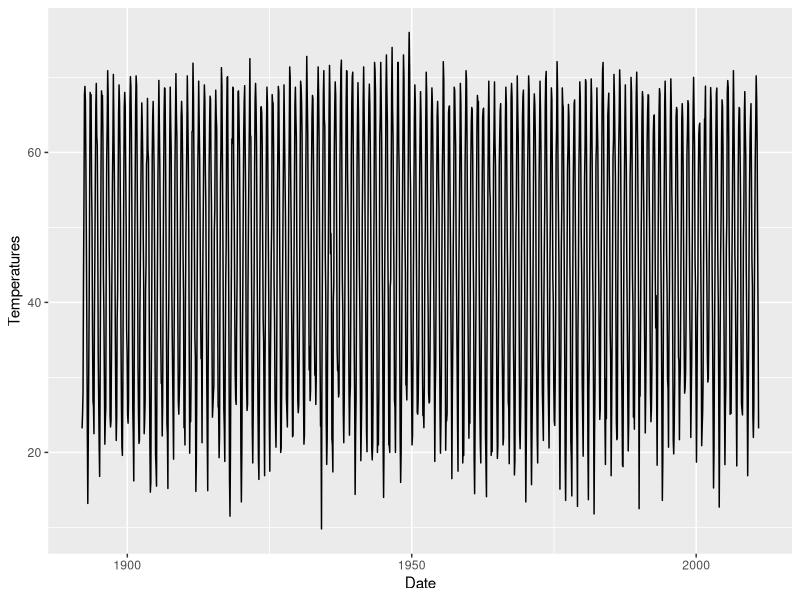

The R script that drew this image: (Note: this script raises an error after producing the figure.)
##new project! Weather

setwd("~/Desktop/")

## check argument for read.table to get variable names

x <- read.table("weather.txt", header = TRUE) ##C-c C-n, C-x o

##C-x C-f to find a doc/file

library(lubridate)
library(reshape)
library(ggplot2)
y <- melt(x, id="Year")

##y$index = 1:nrow(y)

stringDates <- paste(y$variable, y$Year, 20, sep="/")
Date <- as.Date(stringDates, format="%b/%Y/%d")
Temperatures <- y$value
data.frame(Date, Temperatures)
qplot(Date, Temperatures, geom = "line")
help("Sweave", package = "utils")
Sweave("weather.txt")
package.skeleton('SweaveTest')
